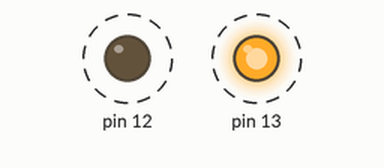
The sketch below on a simulated Arduino Uno, built with avr-gcc and run on an emulated ATmega328P. Shown: output pins drawn as LEDs (lit = HIGH). Dashed ring = blinking.

Above: at 0.1 s.
Timing chart, 0 to 3.0 s (numbered marks = the images above):
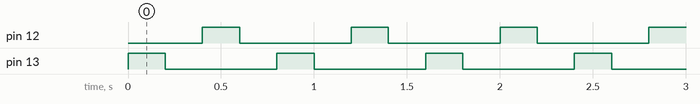

The sketch:

digitalpwm.ino
```cpp
void setup() {
  Serial.begin(19200);
  pinMode(13, OUTPUT);
  pinMode(12, OUTPUT);

}

void loop() {
  digitalWrite(13, HIGH);
  delay(200);
  digitalWrite(13, LOW);
  delay(200);
  digitalWrite(12, HIGH);
  delay(200);
  digitalWrite(12, LOW);
  delay(200);
}
```

Measured:
- by itself, pin 12, pin 13: alternates HIGH for 0.20 s and LOW for 0.60 s
- by itself, everything shown: repeats every 0.80 s, in 4 steps
